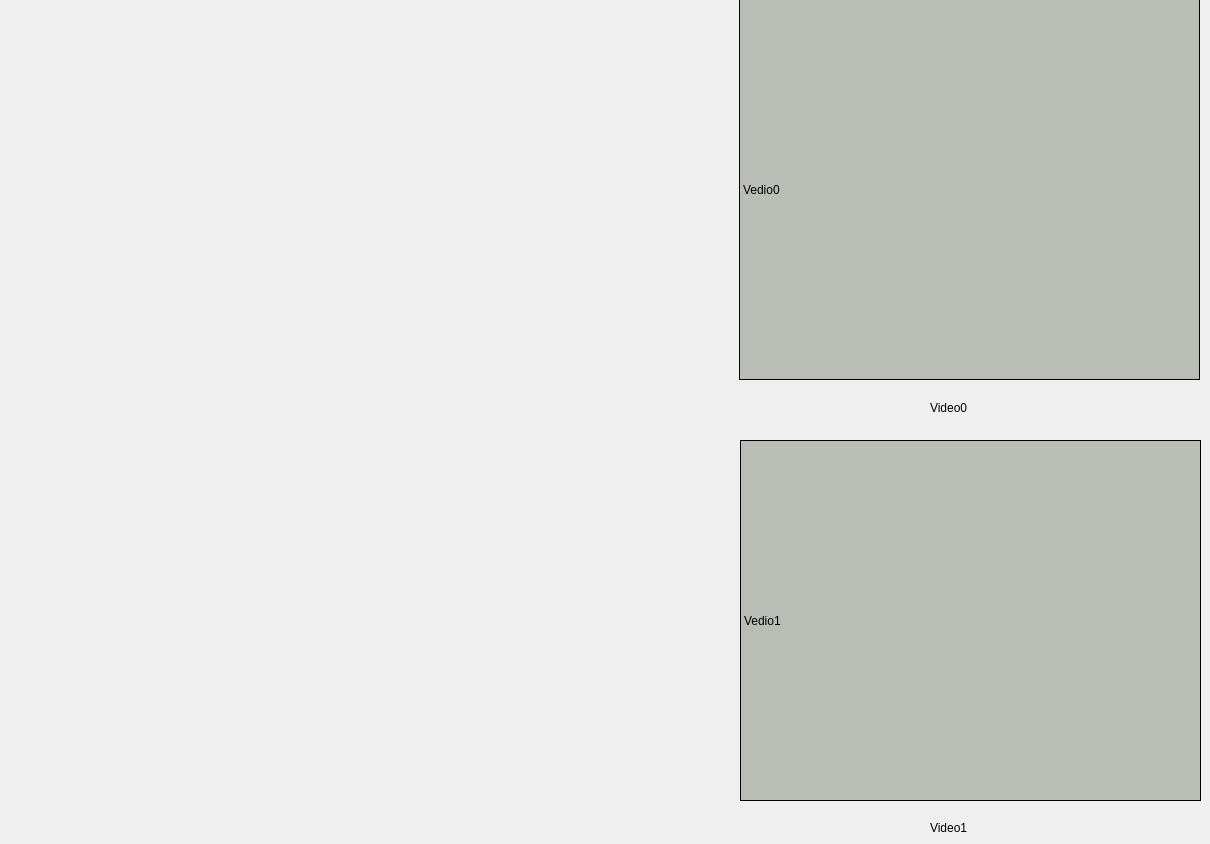
          <widget class="QWidget" name="tab_3">
           <attribute name="title">
            <string>rviz</string>
           </attribute>
           <widget class="QWidget" name="verticalLayoutWidget">
            <property name="geometry">
             <rect>
              <x>-10</x>
              <y>0</y>
              <width>751</width>
              <height>801</height>
             </rect>
            </property>
            <layout class="QVBoxLayout" name="verticalLayout">
             <item>
              <layout class="QHBoxLayout" name="horizontalLayout">
               <item>
                <layout class="QVBoxLayout" name="verticalLayout_build_map"/>
               </item>
              </layout>
             </item>
            </layout>
           </widget>
           <widget class="QWidget" name="verticalLayoutWidget_2">
            <property name="geometry">
             <rect>
              <x>739</x>
              <y>-1</y>
              <width>461</width>
              <height>381</height>
             </rect>
            </property>
            <layout class="QVBoxLayout" name="verticalLayout_3">
             <item>
              <widget class="QLabel" name="label_video0">
               <property name="font">
                <font>
                 <kerning>true</kerning>
                </font>
               </property>
               <property name="styleSheet">
                <string notr="true">border:1px solid rgb(0, 0, 0);
background-color: rgb(186, 189, 182);</string>
               </property>
               <property name="text">
                <string>Vedio0</string>
               </property>
              </widget>
             </item>
            </layout>
           </widget>
           <widget class="QWidget" name="verticalLayoutWidget_3">
            <property name="geometry">
             <rect>
              <x>740</x>
              <y>440</y>
              <width>461</width>
              <height>361</height>
             </rect>
            </property>
            <layout class="QVBoxLayout" name="verticalLayout_4">
             <item>
              <widget class="QLabel" name="label_video1">
               <property name="styleSheet">
                <string notr="true">border:1px solid rgb(0, 0, 0);
background-color: rgb(186, 189, 182);</string>
               </property>
               <property name="text">
                <string>Vedio1</string>
               </property>
              </widget>
             </item>
            </layout>
           </widget>
           <widget class="QLabel" name="label_v_name0">
            <property name="geometry">
             <rect>
              <x>930</x>
              <y>400</y>
              <width>200</width>
              <height>15</height>
             </rect>
            </property>
            <property name="maximumSize">
             <size>
              <width>16777215</width>
              <height>15</height>
             </size>
            </property>
            <property name="text">
             <string>Video0</string>
            </property>
           </widget>
           <widget class="QLabel" name="label_v_name1">
            <property name="geometry">
             <rect>
              <x>930</x>
              <y>820</y>
              <width>200</width>
              <height>15</height>
             </rect>
            </property>
            <property name="maximumSize">
             <size>
              <width>16777215</width>
              <height>15</height>
             </size>
            </property>
            <property name="text">
             <string>Video1</string>
            </property>
           </widget>
          </widget>
